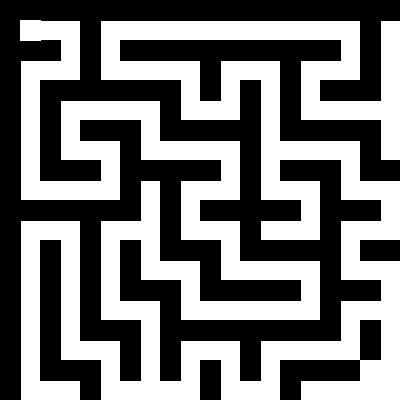
#> input picture maps/maze_map.pgm, 400 x 400 px, found by its file name
$ python a_star.py
#> lines starting #> are read from the running program, lines starting #| are printed output that depends on the picture; after the words box and inside, x2 and y2 are one past the last pixel; in counts of white or black regions, pixels touching at a corner belong together
import numpy as np
import cv2
import matplotlib.pyplot as plt
import heapq

# ここに地図のファイルパスを指定
MAP_FILE = r"..\maps\maze_map.pgm"

# 地図をロード
def load_map(file_path, threshold=220):
#> called with file_path = '..\\maps\\maze_map.pgm', threshold = 220
    img = cv2.imread(file_path, cv2.IMREAD_GRAYSCALE)
#> img: shape (400, 400); 47.6% white; 1 white region, box (x1, y1, x2, y2) and area: (20, 20, 400, 400) 76103
    if img is None:
        raise FileNotFoundError(f"画像ファイルが読み込めませんでした: {file_path}")
    _, binary = cv2.threshold(img, threshold, 255, cv2.THRESH_BINARY)
    occupancy_grid = (binary == 0).astype(np.uint8)
    return occupancy_grid

# A*アルゴリズム
def astar(grid, start, goal):
    def heuristic(a, b):
        return abs(a[0] - b[0]) + abs(a[1] - b[1])

    neighbors = [(0,1),(1,0),(-1,0),(0,-1),
                 (1,1),(-1,1),(1,-1),(-1,-1)]
    open_set = []
    heapq.heappush(open_set, (0, start))
    came_from = {}
    cost_so_far = {start: 0}

    while open_set:
        _, current = heapq.heappop(open_set)
        if current == goal:
            break

        for dx, dy in neighbors:
            next_node = (current[0]+dx, current[1]+dy)
            if (0 <= next_node[0] < grid.shape[0] and
                0 <= next_node[1] < grid.shape[1] and
                grid[next_node] == 0):
                new_cost = cost_so_far[current] + np.hypot(dx, dy)
                if next_node not in cost_so_far or new_cost < cost_so_far[next_node]:
                    cost_so_far[next_node] = new_cost
                    priority = new_cost + heuristic(goal, next_node)
                    heapq.heappush(open_set, (priority, next_node))
                    came_from[next_node] = current

    # 経路復元
    if goal not in came_from:
        return []
    path = []
    current = goal
    while current != start:
        path.append(current)
        current = came_from[current]
    path.append(start)
    path.reverse()
    return path

# 経路を地図上に表示
def plot_path(grid, path, start, goal):
    plt.imshow(grid, cmap='gray_r')
    path_y, path_x = zip(*path)
    plt.plot(path_x, path_y, color="blue", linewidth=2, label="Path")
    plt.scatter([start[1]], [start[0]], marker="o", color="green", s=100, label="Start")
    plt.scatter([goal[1]], [goal[0]], marker="x", color="red", s=100, label="Goal")
    plt.legend()
    plt.show()

# 地図確認用表示
def plot_start_goal(grid, start, goal):
#> called with start = (20, 20), goal = (400, 400)
    plt.imshow(grid, cmap='gray_r')
    plt.scatter([start[1]], [start[0]], marker="o", color="green", s=100, label="Start")
    plt.scatter([goal[1]], [goal[0]], marker="x", color="red", s=100, label="Goal")
    plt.legend()
    plt.title("Start and Goal position check")
    plt.show()
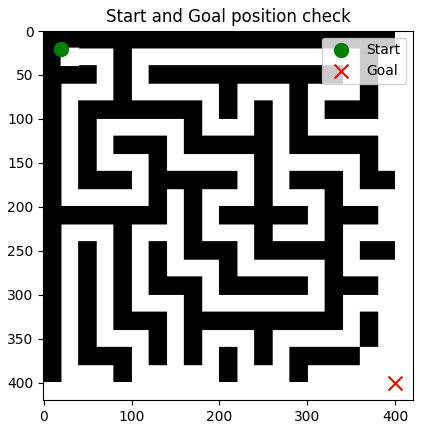
#> figure drawn by matplotlib, 1 panel

# メイン関数
if __name__ == "__main__":
    grid = load_map(MAP_FILE)

    # スタートとゴールの座標を設定 (y, x)の形式で指定
    start = (20, 20)
    goal = (400, 400)

    plot_start_goal(grid, start, goal)  # 位置確認用表示

    path = astar(grid, start, goal)
#> path = []

    if path:
        print(f"経路が見つかりました！ステップ数: {len(path)}")
        plot_path(grid, path, start, goal)
    else:
        print("経路が見つかりませんでした。")

$ run again, with maps/map1.pgm copied over maps/maze_map.pgm
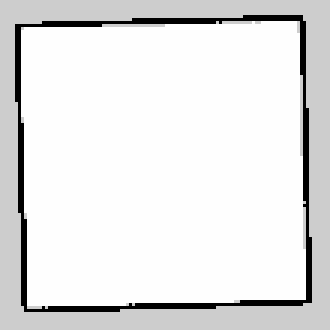
#> input picture maps/map1.pgm, 110 x 110 px, found by its file name (shown 3 times larger)
#> in load_map, img is the input picture: shape (110, 110); min 0, max 254, mean 228.3
#> in load_map, `_, binary = cv2.threshold(img, threshold, 255, cv2.THRESH_BINARY)`:
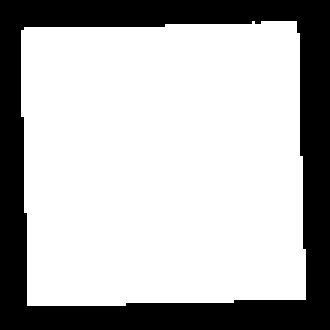
#> binary: shape (110, 110) (shown 3 times larger); 71% white; 1 black region, box (x1, y1, x2, y2) and area: (0, 0, 110, 110) 3506
#> in plot_start_goal, `plt.show()`:
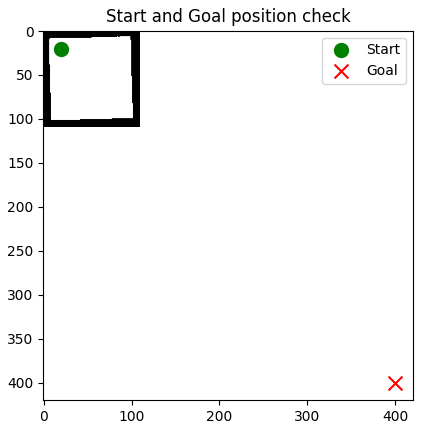
#> figure drawn by matplotlib, 1 panel
#> path = []

$ run again, with maps/map3.pgm copied over maps/maze_map.pgm
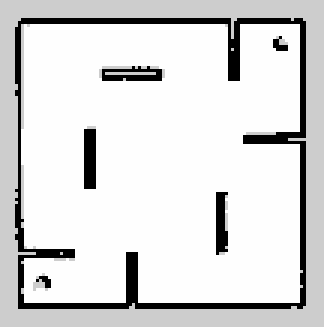
#> input picture maps/map3.pgm, 108 x 109 px, found by its file name (shown 3 times larger)
#> in load_map, img is the input picture: shape (109, 108); min 0, max 254, mean 217.6
#> in load_map, `_, binary = cv2.threshold(img, threshold, 255, cv2.THRESH_BINARY)`:
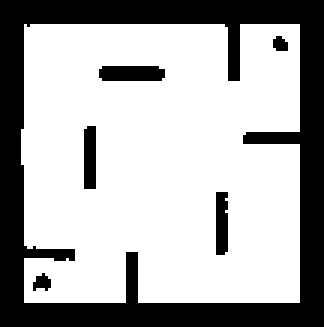
#> binary: shape (109, 108) (shown 3 times larger); 67.7% white; 6 black regions, box (x1, y1, x2, y2) and area: (0, 0, 108, 109) 3484, (33, 22, 55, 27) 105, (28, 42, 32, 63) 83, (72, 64, 76, 85) 81, (11, 91, 17, 97) 24, (91, 12, 96, 17) 20
#> in plot_start_goal, `plt.show()`:
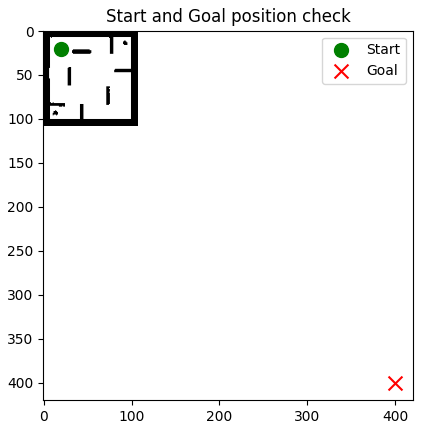
#> figure drawn by matplotlib, 1 panel
#> path = []
